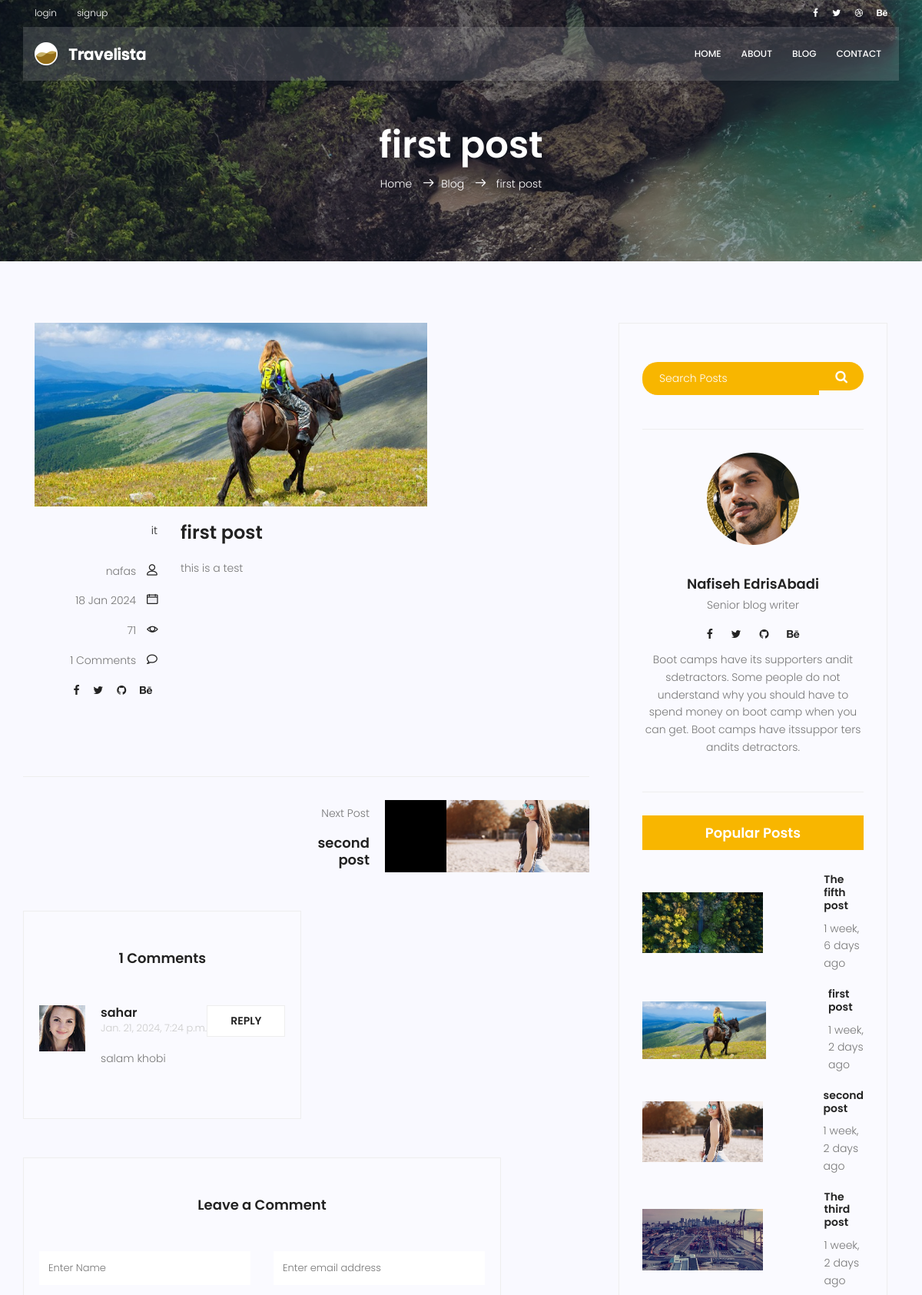
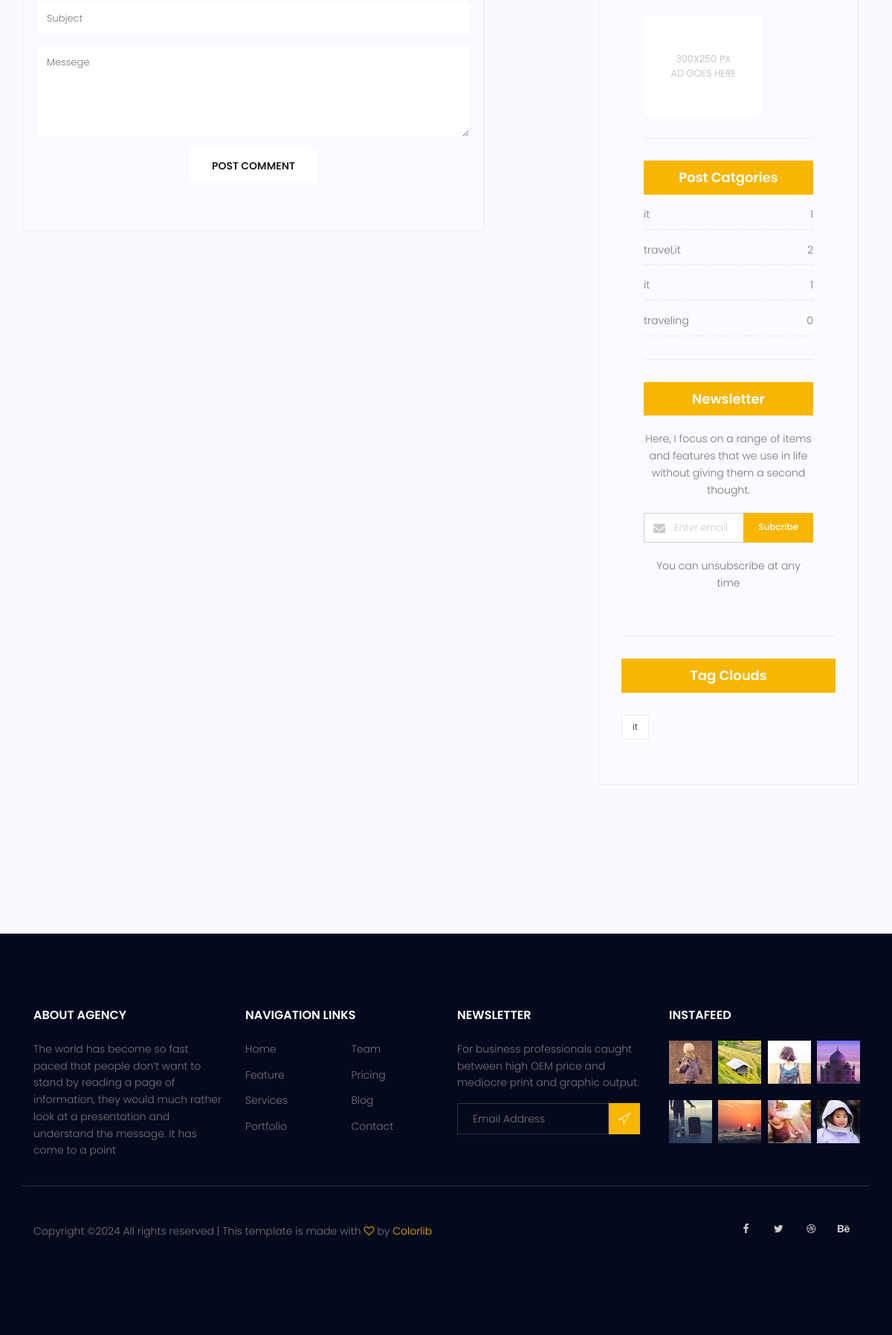
The page /blog/1 on the database its author committed (2 pictures, top to bottom).
### blog/models.py (models this page shows, shortened)
class Post(models.Model):
    title= models.CharField(max_length=255)
    author=models.ForeignKey(User,on_delete=models.SET_NULL,null=True)
    content= models.TextField()
    tags = TaggableManager()
    image=models.ImageField(upload_to='blog/')
    category=models.ManyToManyField(category)
    counted_views = models.IntegerField(default=0)
    status=models.BooleanField(default=False)
    login_require=models.BooleanField(default=False)
    created_date=models.DateTimeField(auto_now_add=True)
    updated_date=models.DateTimeField(auto_now=True)
    published_date=models.DateTimeField( null=True)
    class Meta:
        ordering=['created_date']

class category(models.Model):
    name=models.CharField(max_length=255)
    def __str__(self):
          return self.name

class Comment (models.Model):
    post=models.ForeignKey(Post,on_delete=models.CASCADE)
    name= models.CharField(max_length=255)
    email=models.EmailField()
    subject= models.CharField(max_length=255)
    message= models.TextField()
    created_date=models.DateTimeField(auto_now_add=True)
    updated_date=models.DateTimeField(auto_now=True)
    approved=models.BooleanField(default=False)
    class Meta:
        ordering=['created_date']

### blog/views.py (the view, shortened to what this page needs)
# urls.py: path('<int:pid>',blog_single,name='single'),
def blog_single(request,pid):
    post=Post.objects.filter(published_date__lte=timezone.now(),status=1)
    post=get_object_or_404(Post,pk=pid,status=1,published_date__lte=timezone.now())
    if post:
           post.counted_views = post.counted_views + 1
           post.save()
    related_posts= Post.objects.filter(published_date__lte=timezone.now(),status=1)
    nextp= related_posts.filter(id__gt=post.id).order_by('id').first()
    previous=related_posts.filter(id__lt=post.id).order_by('id').last()
    if not post.login_require:
         comments= Comment.objects.filter(post=post.id,approved=True)
         form=CommentForm()
         context={'post':post ,'nextp': nextp ,'previous': previous , 'comments' : comments ,'form':form}
         return render (request,'blog/blog-single.html',context)
    else:
         return redirect('accounts/login')

### blog/forms.py
class CommentForm(forms.ModelForm):
    class Meta :
        model=Comment
        fields=['post','name','subject','message','email']

### blog/templatetags/blog_tags.py (called while the page is built)
@register.simple_tag(name='comments_count')
def function(pid):
    posts=Post.objects.get(pk=pid)
    return Comment.objects.filter (post=posts.id,approved=True).count()

@register.inclusion_tag('blog/blog-popular-post.html')
def latesposts():
    posts=Post.objects.filter(status=1).order_by('published_date')
    return {'posts' : posts}

@register.inclusion_tag('blog/blog-post-category.html')
def postcategories():
    posts=Post.objects.filter(status=1)
    categories=category.objects.all()
    cat_dict={}
    for name in categories:
        cat_dict[name]=posts.filter(category=name).count()
    return {'categories': cat_dict }

### templates/blog/blog-single.html (shortened to what this page needs)
{% extends 'base.html' %}
{% load static %}
{% load blog_tags%}
{% block content %}
			<section class="relative about-banner">
				<div class="overlay overlay-bg"></div>
				<div class="container">
					<div class="row d-flex align-items-center justify-content-center">
						<div class="about-content col-lg-12">
							<h1 class="text-white">
								{{post.title}}
							</h1>
							<p class="text-white link-nav"><a href="{% url 'website:index' %}">Home </a>  <span class="lnr lnr-arrow-right"></span><a href="{% url 'blog:index' %}">Blog </a> <span class="lnr lnr-arrow-right"></span> {{post.title}}</p>
						</div>
					</div>
				</div>
			</section>
			<section class="post-content-area single-post-area">
				<div class="container">
					<div class="row">
						<div class="col-lg-8 posts-list">
							<div class="single-post row">
								<div class="col-lg-12">
									<div class="feature-img">
										<img class="img-fluid" src="{{post.image.url}} " alt="">
									</div>
								</div>
								<div class="col-lg-3  col-md-3 meta-details">
									<ul class="tags">
									{%for cat in post.category.all %}
										<li><a href="#">{{cat.name}}</a></li>{% if not forloop.last %},{% endif %}
									{% endfor %}
									</ul>
									<div class="user-details row">
										<p class="user-name col-lg-12 col-md-12 col-6"><a href="#">{{post.author}}</a> <span class="lnr lnr-user"></span></p>
										<p class="date col-lg-12 col-md-12 col-6"><a href="#">{{post.published_date|date:"d M Y"}}</a> <span class="lnr lnr-calendar-full"></span></p>
										<p class="view col-lg-12 col-md-12 col-6"><a href="#">{{post.counted_views}}</a> <span class="lnr lnr-eye"></span></p>
										<p class="comments col-lg-12 col-md-12 col-6"><a href="#">{% comments_count post.id %} Comments</a> <span class="lnr lnr-bubble"></span></p>
										<ul class="social-links col-lg-12 col-md-12 col-6">
											<li><a href="#"><i class="fa fa-facebook"></i></a></li>
											<li><a href="#"><i class="fa fa-twitter"></i></a></li>
											<li><a href="#"><i class="fa fa-github"></i></a></li>
											<li><a href="#"><i class="fa fa-behance"></i></a></li>
										</ul>
									</div>
								</div>
								<div class="col-lg-9 col-md-9">
									<h3 class="mt-20 mb-20">{{post.title}}</h3>
									<p class="excert">
                                       {{post.content|safe}}
								</p>
								</div>
								<div class="col-lg-12">
									<div class="row mt-30 mb-30">
										<div class="col-lg-12 mt-30">
										</div>
									</div>
								</div>
							<div class="navigation-area">
								<div class="row">
									<div class="col-lg-6 col-md-6 col-12 nav-left flex-row d-flex justify-content-start align-items-center">
										<div class="arrow">
											<a href="#"></a>
										</div>
									</div>
									<div class="col-lg-6 col-md-6 col-12 nav-right flex-row d-flex justify-content-end align-items-center">
										<div class="detials">
											{% if nextp %}
										    <p>Next Post</p>
											<a href="{{ nextp.id }}" , rel="nextp"><h4>{{nextp.title}}</h4></a>
										     {% endif %}
										</div>
										<div class="arrow">
											<a href="#"></a>
										</div>
										<div class="thumb">
                                         {% if nextp %}
											<a href="{% url 'blog:single' pid=nextp.id %}" , rel= 'nextp' ><img class="img-fluid" src="{{nextp.image.url}}" alt=""></a>
										{% endif %}										</div>
									</div>
								</div>
							</div>
							<div class="comments-area">
								<h4>{{ comments|length }} Comments</h4>
								<div class="comment-list">
								{% if comments %}
						    	{% for comment in comments %}
                                    <div class="single-comment justify-content-between d-flex">
                                        <div class="user justify-content-between d-flex">
                                            <div class="thumb">
                                                <img src="{% static 'img/blog/c1.jpg' %} " alt="">
                                            </div>
                                            <div class="desc">
                                                <h5><a href="#">{{comment.name}}</a></h5>
                                                <p class="date">{{comment.created_date}} </p>
                                                <p class="comment">
                                                   {{comment.message}}
                                                </p>
                                            </div>
                                        </div>
                                        <div class="reply-btn">
                                               <a href="" class="btn-reply text-uppercase">reply</a>
                                        </div>
                                </div>
								{% empty %}
									<p> no comment here </p>
		                       {% endfor %}
							{% endif %}
							</div></div>
							<div class="comment-form">
								<h4>Leave a Comment</h4>
								<form method="post" action='{% url 'blog:single' pid=post.id %}'>
									 {% if request.user.is_authenticated %}
									 <input type='hidden' name='name' value=={{request.user.name}}>
									 <input type='hidden' name='email' value=={{request.user.email}}>
                                     {% else %}
									<div class="form-group form-inline">
									  <div class="form-group col-lg-6 col-md-12 name">
									    <input type="text" class="form-control"  placeholder="Enter Name" onfocus="this.placeholder = ''" onblur="this.placeholder = 'Enter Name'">
									  </div>
									  <div class="form-group col-lg-6 col-md-12 email">
									    <input type="email" class="form-control"  placeholder="Enter email address" onfocus="this.placeholder = ''" onblur="this.placeholder = 'Enter email address'">
									  </div>
									</div>
									{% endif %}
									<div class="form-group">
										<input type="text" class="form-control"  placeholder="Subject" onfocus="this.placeholder = ''" onblur="this.placeholder = 'Subject'">
									</div>
									<div class="form-group">
										<textarea class="form-control mb-10" rows="5" name="message" placeholder="Messege" onfocus="this.placeholder = ''" onblur="this.placeholder = 'Messege'" required=""></textarea>
									</div>
									<button type='submit' class="primary-btn text-uppercase">Post Comment</button>
								</form>
							</div>
						</div></div>
						<div class="col-lg-4 sidebar-widgets">
							<div class="widget-wrap">
								{% include 'blog/blog-search.html' %}
								{% include 'blog/blog-writer.html' %}
								{% latesposts %}
								{% include 'blog/blog-ads.html' %}
								{% postcategories %}
								{%include 'blog/blog-newletter.html'%}
							</div>
								{% include 'blog/blog-tags.html' %}
							</div>
							</div>
					</div>
				</div>	</div>
			</section>
		{% endblock %}

### templates/blog/blog-popular-post.html
{%load static%}
{% load humanize %}
                    <div class="single-sidebar-widget popular-post-widget">
									<h4 class="popular-title">Popular Posts</h4>
									<div class="popular-post-list">
                                     {% for post in posts %}
										<div class="single-post-list d-flex flex-row align-items-center">
											<div class="thumb">
												<img class="img-fluid" src="{{post.image.url}}" alt="">
											</div>
											<div class="details">
												<a href="{% url 'blog:single' pid=post.id %}"><h6>{{post.title}}</h6></a>
												<p>{{post.published_date| naturaltime }}</p>
											</div>
										</div>
										{% endfor %}
										</div>

### templates/blog/blog-post-category.html
 {% load static %}
<div class="single-sidebar-widget post-category-widget">
									<h4 class="category-title">Post Catgories</h4>
									<ul class="cat-list">
									 {% for name,count in categories.items %}
									 	<li>
											<a href="{% url 'blog:category' cat_name=name %}" class="d-flex justify-content-between">
												<p>{{name}}</p>
												<p>{{count}}</p>
											</a>
										</li>
									{% endfor %}
									</ul>
								</div>

### templates/blog/blog-tags.html
 {% load static %}
 <div class="single-sidebar-widget tag-cloud-widget">
									<h4 class="tagcloud-title">Tag Clouds</h4>
									<ul>
                                    {% for tag in post.tags.all %}
										<li><a href="{% url 'blog:tag' tag_name=tag.name %}">{{tag.name}}</a></li>
									</ul>
{% endfor %}
								</div>

### rows shown on the page
Post: title "first post", image (picture), author "nafas", published_date "18 Jan 2024", counted_views "71", id "1", content "this is a test", published_date "1 week, 2 days ago"
category: name "it", count "1"
Post: title "second post", image (picture), published_date "1 week, 2 days ago"
Comment: name "sahar", created_date "Jan. 21, 2024, 7:24 p.m.", message "salam khobi"
Post: image (picture), title "The fifth post", published_date "1 week, 6 days ago"
Post: image (picture), title "The third post", published_date "1 week, 2 days ago"
category: name "it", id "1"
category: name "travel,it", id "2"
category: name "traveling", count "0"
Tag: name "it"

### other values the page prints
{{ comments|length }} "1"
